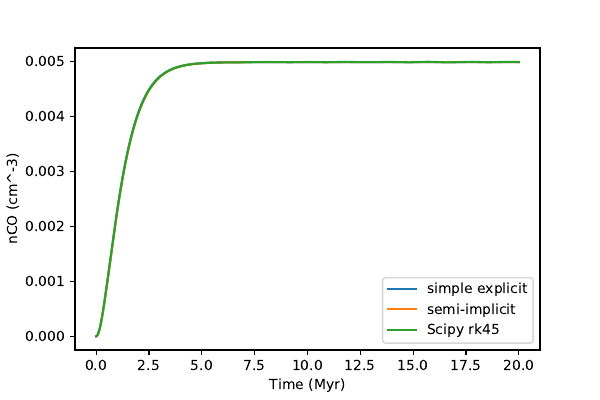

Recreate this plot in Python.
import numpy as np
import matplotlib.pyplot as plt
from matplotlib.backends.backend_pdf import PdfPages
from scipy.integrate import solve_ivp

# Conventions

# y is a vector containing the abundance (or relative) of all the gases we want to track.
# y_0 = nCO
# y_1 = xH2 (nuclei ratio, =2*nH2/nH_nuclei)

# Functions

# The ODE
def NL97(y, t, k0, nC, n0, beta, gammaCO, k_coll_e, k_coll_HI, k_coll_He, k_coll_H2, xe, xHe, k_UV, k_LW):
    '''
    Compute dy/dt, the derivative, in the NL97 equation.
    Inputs:
    * t: Time, doesn't matter here, just to make it compatible with scipy solve_ivp.
    * y: The number densities of CO and H2.
    * k0: The rate coefficient for the formation of CHx.
    * nC: The number density of C+ ions.
    * n0: The number density of everything., mostly hydrogen atoms.
    * beta: The proportion of CHx that successfully forms CO.
    * gammaCO: The photodissociation rate of CO
    * k_coll_e: The collisional dissociation rate of e-, as given in Table A1 8-11 of Gloevr & Abel 2008.
    * k_coll_HI: The collisional dissociation rate of H.
    * k_coll_He: The collisional dissociation rate of He.
    * k_coll_H2: The collisional dissociation rate of H2.
    * xe: Relative abundance of e-
    * xHe: Relative abundance of He
    * k_UV: UV photoionization and photodissociation rate
    * k_LW: Lyman-Werner photoionization and photodissociation rate
    * R_d: Formation rate of H2 on dust.
    
    Outputs:
    * dydt: The time derivative of the vector y.
    '''
    
    # Extract the abundances from the array y
    nCO = y[0]
    xH2 = y[1]
    
    # Calculate the derivative
    nH2 = n0 * xH2 / 2
    xHI = 1 - xH2
    dy0dt = k0*nC*nH2*beta - gammaCO*nCO
    
    ne = n0 * xe
    nHI = n0 * xHI
    nHe = n0 * xHe
    C_coll = k_coll_e*ne + k_coll_HI*nHI + k_coll_He*nHe + k_coll_H2*nH2 
    dy1dt = -C_coll*xH2 - (k_UV+k_LW)*xH2 + R_d*nHI
    
    # Return
    dydt = np.array([dy0dt, dy1dt])
    return dydt

# The construction part of the ODE
def NL97_c(y, t, k0, nC, n0, beta, gammaCO, k_coll_e, k_coll_HI, k_coll_He, k_coll_H2, xe, xHe, k_UV, k_LW):
    '''
    Compute the construction rate in the NL97 equation. See the docstring for NL97.
    '''
    
    # Extract the abundances from the array y
    nCO = y[0]
    xH2 = y[1]
    
    # Calculate the derivative
    nH2 = n0 * xH2 / 2
    xHI = 1 - xH2
    dy0dt = k0*nC*nH2*beta
    
    ne = n0 * xe
    nHI = n0 * xHI
    nHe = n0 * xHe
    C_coll = k_coll_e*ne + k_coll_HI*nHI + k_coll_He*nHe + k_coll_H2*nH2 
    dy1dt = R_d*nHI
    
    # Return
    dydt_c = np.array([dy0dt, dy1dt])
    return dydt_c

# The destruction part of the ODE, DIVIDED BY Y
def NL97_d(y, t, k0, nC, n0, beta, gammaCO, k_coll_e, k_coll_HI, k_coll_He, k_coll_H2, xe, xHe, k_UV, k_LW):
    '''
    Compute the destruction rate in the NL97 equation, DIVIDED BY Y. See the docstring for NL97.
    '''
    
    # Extract the abundances from the array y
    nCO = y[0]
    xH2 = y[1]
    
    # Calculate the derivative
    nH2 = n0 * xH2 / 2
    xHI = 1 - xH2
    dy0dt = gammaCO # Absolute value, same below
    
    ne = n0 * xe
    nHI = n0 * xHI
    nHe = n0 * xHe
    C_coll = k_coll_e*ne + k_coll_HI*nHI + k_coll_He*nHe + k_coll_H2*nH2 
    dy1dt = C_coll + (k_UV+k_LW)
    
    # Return
    dydt_d = np.array([dy0dt, dy1dt])
    return dydt_d

# One Step of explicit ODE Solver
def ode_solve_step_explicit(f, y0, t, dt):
    '''
    One step in solving the ODE problem, i.e. dy/dt = f(y,t), explicitly.
    Input:
    * f: a function that receives the current state, y, and the current position/time, t,
    and returns the derivative value of the state, dy/dt.
    * y0: The current value as an array.
    * t: The current time.
    * dt: The time interval to be stepped through.
    
    Output:
    * yf: The final value at t+dt.
    '''
    
    # Step through the most basic algorithm
    yf = y0 + f(y0,t)*dt
    
    # Return
    return yf

# One Step of semi-implicit ODE Solver
def ode_solve_step_semi_implicit(fc, fd, y0, t, dt):
    '''
    One step in solving the ODE problem, i.e. dy/dt = f(y,t), semi-implicitly, using the algorithm in eq. (3) in RAMSES-RTZ.
    Input:
    * fc: The creation part of dydt.
    * fd: The destruction part of dydt.
    * y0: The current value as an array.
    * t: The current time.
    * dt: The time interval to be stepped through.
    
    Output:
    * yf: The final value at t+dt.
    '''
    
    # Step through the semi-implicit algorithm
    yf = (y0 + fc(y0,t)*dt) / (np.full_like(y0, 1) + fd(y0,t)*dt)
    
    # Return
    return yf
    
# ODE Solver
def ode_solve(f, fc, fd, y0, t, method):
    '''
    Solve the ODE problem, i.e. dy/dt = f(y,t).
    Input:
    * f: a function that receives the current state, y, and the current position/time, t,
    and returns the derivative value of the state, dy/dt.
    * fc: The creation part of dydt. None if not applicable.
    * fd: The destruction part of dydt. None if not applicable.
    * y0: The initial value.
    * t: numpy array of time steps with length N where the values of y will be returned.
    * method: The method of integration. Choices:
        'explicit': The most basic algorithm.
        'semi-implicit': The semi-implicit method in RAMSES-RTZ.
    
    Output:
    * y: (M x N) numpy array that contains the values of y at every position/time step. Different columns are different times.
    '''
    
    num_times = t.shape[0] # The dimension of vector t
    num_vars = y0.shape[0] # The number of variables in question
    y = np.zeros((num_vars, num_times))
    y[:, 0] = y0 # Set y at time 0 as y0
    
    # Make the calculation
    if (method == 'explicit'):   
        for i in np.arange(num_times - 1):
            y[:, i+1] = ode_solve_step_explicit(f, y[:, i], t[i], t[i+1] - t[i])
    elif (method == 'semi-implicit'):   
        for i in np.arange(num_times - 1):
            y[:, i+1] = ode_solve_step_semi_implicit(fc, fd, y[:, i], t[i], t[i+1] - t[i])
            
    # Return
    return y

# Convert from seconds to Myr
def sec_to_Myr(t):
    '''
    Convert from seconds to Myr.
    Input:
    * t: Numpy array of times in seconds.
    
    Output:
    * t_Myr: Numpy array of times in Myr.
    '''
    
    return t / 1e6 / 365 / 86400

# Inputs
k0 = 5e-16 # cm^3 s^-1
n0 = 100 # Initial number density of hydrogen nuclei
AV = 3.3 # Mean extinction, 3.3 for n0=100
xC = 1.41e-4 # Relative abundance to hydrogen of carbon
xO = 3.16e-4 # Relative abundance to hydrogen of oxygen
# xH2 = 1 # Relative abundance to hydrogen nuclei of molecular hydrogen nuclei
k1 = 5e-10 # Rate coefficient for the formation of CO from O + CHx
G0 = 1.7 # The strength of the ultraviolet radiation field in units of the Habing field
T = 300 # Temperature
xe = 1e-4 # Relative abundance of e-
# xHI = 1 # Relative abundance of H
xHe = 1e-4 # Relative abundance of He
k_UV = 1e-14 # UV photoionization and photodissociation rate
k_LW = 1e-14 # Lyman-Werner photoionization and photodissociation rate
Z = 1 # Metallicity of the gas
C_f = 10 # Clumping factor

# Derived quantities
n = n0 # Assume the number density of hydrogen doesn't change
gammaCHx = 5e-10 * G0 * np.exp(-2.5*AV)
gammaCO = 1e-10 * G0 * np.exp(-2.5*AV)
beta = k1*xO / (k1*xO + gammaCHx / n)
nC = n0 * xC
# nH2 = n0 * xH2 / 2
k_coll_e = 4.49e-9 * T**0.11 * np.exp(-101858/T) # k_coll_e-: The collisional dissociation rate of e-, as given in Table A1 8-11 of Gloevr & Abel 2008.
k_coll_HI = 6.67e-12 * T**0.5 * np.exp(-(1+63593/T))# k_coll_HI: The collisional dissociation rate of H.
k_coll_He = 10**(-27.029 + 3.801*np.log10(T) - 29487/T) # k_coll_He: The collisional dissociation rate of He.
k_coll_H2 = 5.996e-30 * T**4.1881 / (1+6.761e-6*T)**5.6881 * np.exp(-54657.4/T) # k_coll_H2: The collisional dissociation rate of H2.
R_d = 3.5e-17 * Z * C_f # Formation of H2 on dust

# Solver parameters
n = 1000 # Number of steps
dt_Myr = 0.01 # Step size in Myr

# Run the explicit solver
dt = dt_Myr * 1e6 * 365 * 86400 # Time in seconds
t0 = 0 # Initial time
tf = t0 + n * dt # Final time
y0 = np.array([0,0]) # Initial abundances (or relative ~)
t = np.linspace(t0, tf, n+1) # Generate the times to report y values
dydt = lambda y, t : NL97(y, t, k0, nC, n0, beta, gammaCO, k_coll_e, k_coll_HI, k_coll_He, k_coll_H2, xe, xHe, k_UV, k_LW)
y = ode_solve(dydt, None, None, y0, t, 'explicit')
t_Myr = sec_to_Myr(t)

# Run the scipy ODE solver using rk45
dydt_scipy = lambda t, y: dydt(y, t) # Swap variables just to make it compatible with scipy's ODE solver
y_scipy = solve_ivp(dydt_scipy, [t0, tf], y0, t_eval=t).y

# Run the semi-implicit solver
dydt_c = lambda y, t : NL97_c(y, t, k0, nC, n0, beta, gammaCO, k_coll_e, k_coll_HI, k_coll_He, k_coll_H2, xe, xHe, k_UV, k_LW)
dydt_d = lambda y, t : NL97_d(y, t, k0, nC, n0, beta, gammaCO, k_coll_e, k_coll_HI, k_coll_He, k_coll_H2, xe, xHe, k_UV, k_LW)
y_semi = ode_solve(dydt, dydt_c, dydt_d, y0, t, 'semi-implicit')
t_Myr = sec_to_Myr(t)

# Plot nCO vs. t using the explicit method
fig_nCO, ax_nCO = plt.subplots()
y_line, = ax_nCO.plot(t_Myr, y[0,:])
ax_nCO.set_xlabel('Time (Myr)')
ax_nCO.set_ylabel('nCO (cm^-3)')

# Plot nCO vs. t using the semi-implicit method
y_semi_line, = ax_nCO.plot(t_Myr, y_semi[0,:])

# Plot nCO vs. t again using scipy
y_scipy_line, = ax_nCO.plot(t_Myr, y_scipy[0,:])

# Add legend
ax_nCO.legend([y_line, y_semi_line, y_scipy_line], ['simple explicit', 'semi-implicit', 'Scipy rk45'])

# Plot xH2 vs. t using the explicit method
fig_xH2, ax_xH2 = plt.subplots()
y_line, = ax_xH2.plot(t_Myr, y[1,:])
ax_xH2.set_xlabel('Time (Myr)')
ax_xH2.set_ylabel('xH2')

# Plot xH2 vs. t using the semi-implicit method
y_semi_line, = ax_xH2.plot(t_Myr, y_semi[1,:])

# Plot xH2 vs. t again using scipy
y_scipy_line, = ax_xH2.plot(t_Myr, y_scipy[1,:])

# Add legend
ax_xH2.legend([y_line, y_semi_line, y_scipy_line], ['simple explicit', 'semi-implicit', 'Scipy rk45'])

# Save the graphs as pdfs
pp = PdfPages('CO Chemistry.pdf')
pp.savefig(fig_nCO)
pp.savefig(fig_xH2)
pp.close()

print ('saved')